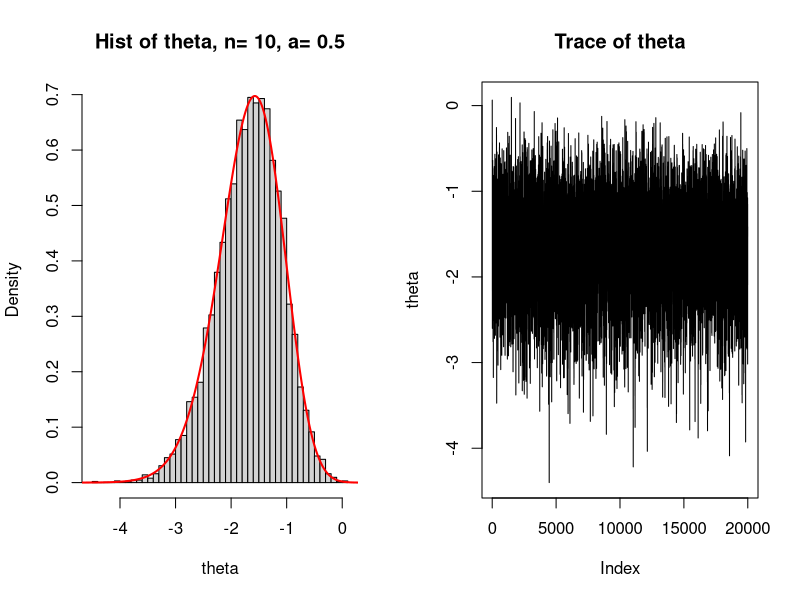
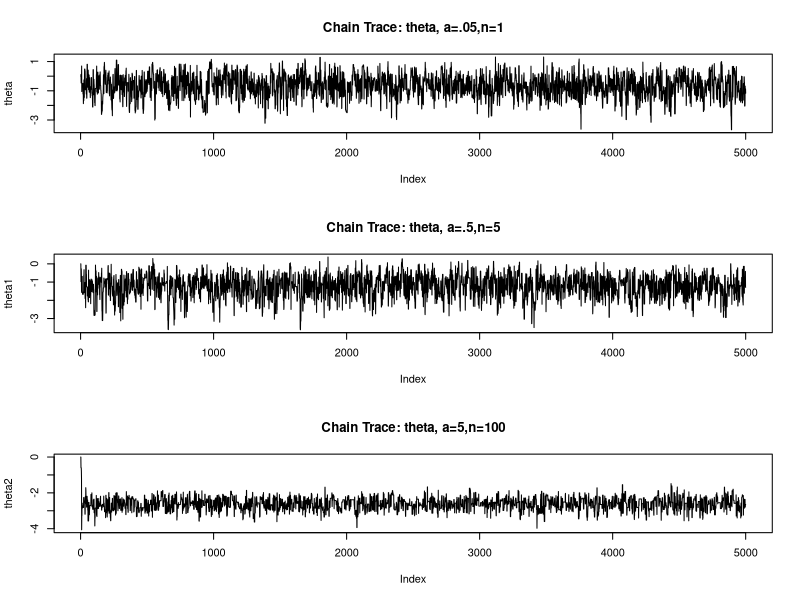

The R script that drew these images, in order:
#MCMC Homework 3
#Problem 3
#Feb 23, 2017
#Jennifer Starling

#Want to sample posterior f(theta|data) \sim exp(theta*a) * exp(-n*exp(theta)) * exp(-.5*theta^2)
#This is the Poisson likelihood model with mean exp(theta), with a N(0,1) prior on theta.  (Centered on prev val.)
#Note: a>0, n = integer, -inf < theta < inf. 
#Find a Markov chain for sampling from f and implement it.

#------------------------------------------------------

target = function(theta,a,n){
	(exp(theta*a) * exp(-n*exp(theta)) * exp(-.5*theta^2)) 
}

q = function(theta){
	rnorm(1,theta,1)
}

mh = function(target,q,B,a,n,thin=NA,burn=NA){
	#FUNCTION: Performs Metropolis Hastings with the given
	#q with length of chain = B.
	#INPUTS:	B = length of chain.
	#			a = value greater than 0.
	#			n = integer value.
	
	theta = 0	#Initialize chain to 1.
	
	#Iterate chain.
	for (i in 2:B){
		#Save previous theta_n.
		theta.old = theta[i-1]
		
		#Sample from uniform and q.
		u = runif(1,0,1)
		theta.new = q(theta.old)
		
		#Calculate alpha.
		alpha = target(theta.new,a,n) / target(theta.old,a,n)
		
		#Acceptance check
		if(u < alpha){
			theta = c(theta,theta.new)
		} else{
			theta = c(theta,theta.old)
		}
	}
	
	#Thin and burn.
	if(sum(is.na(thin),is.na(burn))==0){
		theta = theta[-c(1:burn)]
		theta = theta[seq(1,length(theta),by=thin)]
	}
	
	return(theta)
}

#------------------------------------------------------
#Plot histogram of theta versus target function.
pdf(file='/Users/jennstarling/UTAustin/2017S_MCMC/Homework/Homework 03/Figures/3_Pois.pdf',width=12,height=6)
n=10
a=.5
par(mfrow=c(1,2))
theta= mh(target,q,B=20000,a=a,n=n)  	
hist(theta,freq=F,main=paste('Hist of theta, n= ',n,', a= ',a,sep=''),breaks=50)

x=seq(-10,10,by=.01)
f = target(x,a,n)
lines(x,42*f,type='l',col='red',lwd=2)

plot(theta,type='l',main='Trace of theta')
dev.off()

#------------------------------------------------------
### Try three combos of a and n to illustrate chain mixing issues.
theta= mh(target,q,B=5000,a=.05,n=1)  	#Best mixing.
theta1 = mh(target,q,B=5000,a=.5,n=5) 	#Better mixing but still not great.
theta2 = mh(target,q,B=5000,a=5,n=100)  	#Very chunky chain, gets stuck.

#Plot resulting Markov Chain to show stationary.
pdf(file='/Users/jennstarling/UTAustin/2017S_MCMC/Homework/Homework 03/Figures/3_Pois_Markov_Chain.pdf')
par(mfrow=c(3,1))
plot(theta,type='l',main='Chain Trace: theta, a=.05,n=1')
plot(theta1,type='l',main='Chain Trace: theta, a=.5,n=5')
plot(theta2,type='l',main='Chain Trace: theta, a=5,n=100')
dev.off()








